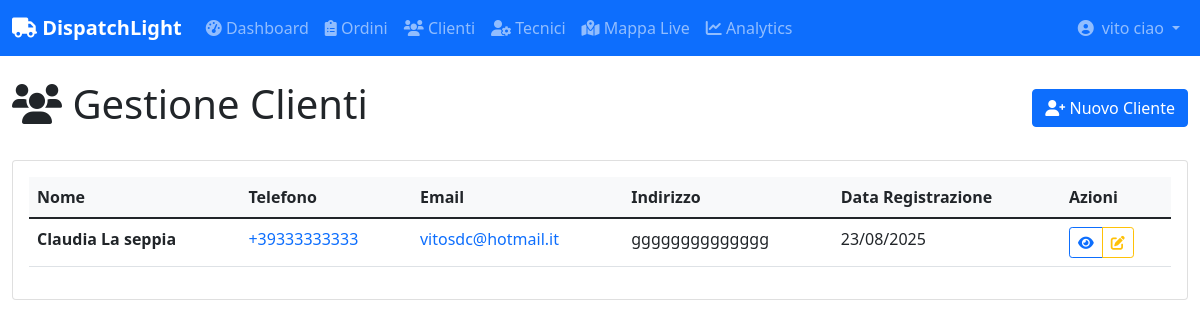
The app's page /customers/ (signed in), older data.
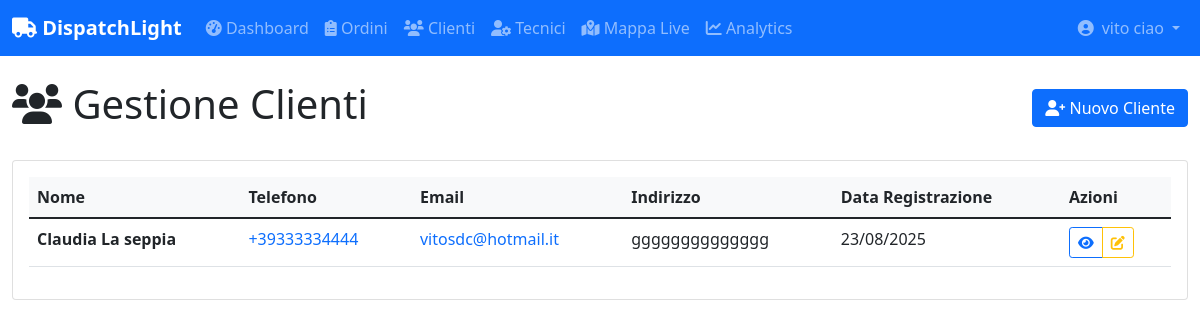
The same page, newer data.
### core/models.py (models this page shows, shortened)
class Customer(models.Model):
    company = models.ForeignKey(Company, on_delete=models.CASCADE, related_name='customers')
    name = models.CharField(max_length=200)
    phone = PhoneNumberField()
    email = models.EmailField(blank=True, null=True)
    address = models.TextField()
    latitude = models.DecimalField(max_digits=10, decimal_places=8, blank=True, null=True)
    longitude = models.DecimalField(max_digits=11, decimal_places=8, blank=True, null=True)
    notes = models.TextField(blank=True, null=True)
    created_at = models.DateTimeField(auto_now_add=True)

### core/views.py (the view)
# urls.py: path('customers/', views.CustomerListView.as_view(), name='customer_list'),
class CustomerListView(LoginRequiredMixin, ListView):
    model = Customer
    template_name = 'core/customer_list.html'
    context_object_name = 'customers'
    paginate_by = 20
    def get_queryset(self):
        company = get_user_company(self.request.user)
        if company:
            return Customer.objects.filter(company=company).order_by('name')
        return Customer.objects.none()

### core/views.py (called while the page is built)
def get_user_company(user):
    try:
        return user.owned_companies.first() or \
               Technician.objects.get(user=user).company
    except:
        return None

### templates/core/customer_list.html (shortened to what this page needs)
{% extends 'base.html' %}
{% block content %}
<div class="row">
    <div class="col-12">
        <div class="d-flex justify-content-between align-items-center mb-4">
            <h1><i class="fas fa-users"></i> Gestione Clienti</h1>
            <a href="{% url 'core:customer_create' %}" class="btn btn-primary">
                <i class="fas fa-user-plus"></i> Nuovo Cliente
            </a>
        </div>
    </div>
</div>
<div class="row">
    <div class="col-12">
        <div class="card">
            <div class="card-body">
                {% if customers %}
                <div class="table-responsive">
                    <table class="table table-hover">
                        <thead>
                            <tr>
                                <th>Nome</th>
                                <th>Telefono</th>
                                <th>Email</th>
                                <th>Indirizzo</th>
                                <th>Data Registrazione</th>
                                <th>Azioni</th>
                            </tr>
                        </thead>
                        <tbody>
                            {% for customer in customers %}
                            <tr>
                                <td><strong>{{ customer.name }}</strong></td>
                                <td>
                                    <a href="tel:{{ customer.phone }}" class="text-decoration-none">
                                        {{ customer.phone }}
                                    </a>
                                </td>
                                <td>
                                    {% if customer.email %}
                                        <a href="mailto:{{ customer.email }}" class="text-decoration-none">
                                            {{ customer.email }}
                                        </a>
                                    {% else %}
                                        <span class="text-muted">-</span>
                                    {% endif %}
                                </td>
                                <td>{{ customer.address|truncatechars:50 }}</td>
                                <td>{{ customer.created_at|date:"d/m/Y" }}</td>
                                <td>
                                    <div class="btn-group" role="group">
                                        <a href="{% url 'core:customer_detail' customer.pk %}"
                                           class="btn btn-sm btn-outline-primary"
                                           title="Visualizza dettagli">
                                            <i class="fas fa-eye"></i>
                                        </a>
                                        <a href="{% url 'core:customer_edit' customer.pk %}"
                                           class="btn btn-sm btn-outline-warning"
                                           title="Modifica cliente">
                                            <i class="fas fa-edit"></i>
                                        </a>
                                    </div>
                                </td>
                            </tr>
                            {% endfor %}
                        </tbody>
                    </table>
                </div>
                {% endif %}
            </div>
        </div>
    </div>
</div>
{% endblock %}

### templates/base.html (shortened to what this page needs)
<!DOCTYPE html>
<html lang="it">
<head>
    <link href="https://cdn.jsdelivr.net/npm/bootstrap@5.1.3/dist/css/bootstrap.min.css" rel="stylesheet">
    <link href="https://cdnjs.cloudflare.com/ajax/libs/font-awesome/6.0.0/css/all.min.css" rel="stylesheet">
    {% load static %}
</head>
<body>
    {% if user.is_authenticated %}
    <nav class="navbar navbar-expand-lg navbar-dark bg-primary">
        <div class="container-fluid">
            <a class="navbar-brand" href="{% url 'core:dashboard' %}">
                <i class="fas fa-truck"></i> DispatchLight
            </a>
            <div class="collapse navbar-collapse" id="navbarNav">
                <div class="navbar-nav me-auto">
                    <a class="nav-link" href="{% url 'core:dashboard' %}">
                        <i class="fas fa-tachometer-alt"></i> Dashboard
                    </a>
                    <a class="nav-link" href="{% url 'core:order_list' %}">
                        <i class="fas fa-clipboard-list"></i> Ordini
                    </a>
                    <a class="nav-link" href="{% url 'core:customer_list' %}">
                        <i class="fas fa-users"></i> Clienti
                    </a>
                    <a class="nav-link" href="{% url 'core:technician_list' %}">
                        <i class="fas fa-user-cog"></i> Tecnici
                    </a>
                    <a class="nav-link" href="{% url 'core:live_map' %}">
                        <i class="fas fa-map-marked-alt"></i> Mappa Live
                    </a>
                    <a class="nav-link" href="{% url 'core:analytics' %}">
                        <i class="fas fa-chart-line"></i> Analytics
                    </a>
                </div>
                <div class="navbar-nav">
                    <div class="nav-item dropdown">
                        <a class="nav-link dropdown-toggle d-flex align-items-center" href="#" role="button" data-bs-toggle="dropdown" aria-expanded="false">
                            <i class="fas fa-user-circle me-2"></i>
                            {{ user.get_full_name|default:user.username }}
                        </a>
                    </div>
                </div>
            </div>
        </div>
    </nav>
    {% endif %}
    <main class="{% if user.is_authenticated %}container-fluid mt-4{% endif %}">
        {% block content %}
        {% endblock %}
    </main>
</body>
</html>

### templates/base.html (style rules this page uses)
.navbar-brand { font-weight: bold; }
.table th { background-color: #f8f9fa; }
.navbar-nav .dropdown-toggle::after { margin-left: 0.5rem; }

Row changes from the older to the newer data that the page shows:
changed Customer "Claudia La seppia": phone "+39333333333" → "+39333334444"
